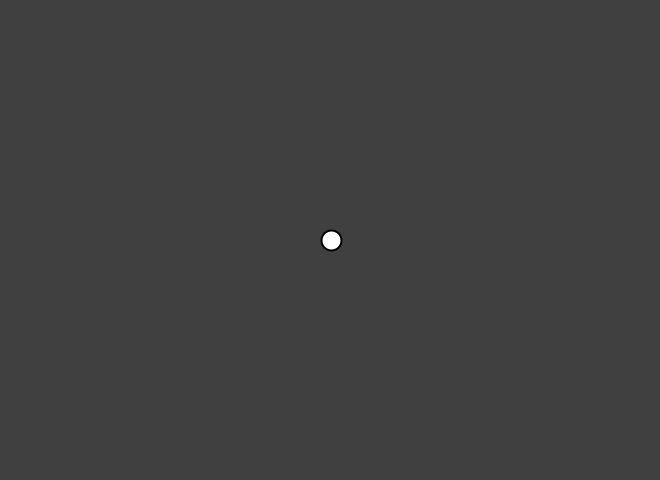
Frame 1 (no input)
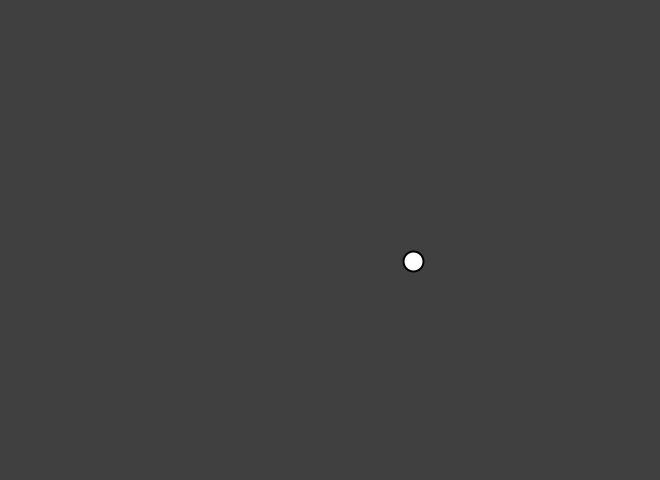
Frame 60 (the mouse pressed at the canvas centre just before this capture)
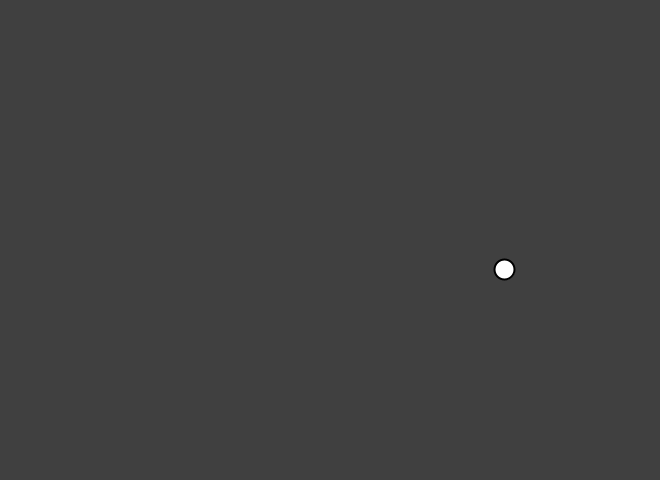
Frame 120 (the mouse held since frame 60 and released just before this capture)

The Processing sketch that drew these frames (run headless with seeded random() and noise(); from frame 60 on, the mouse is pressed at the canvas centre):

// Processing sketch: Movement
// ── Movement.pde
float speed = 1; // constant velocity
float a = 1; // constant acceleration
float tpf; // time per frame in seconds. Used for movement.
float time;

PVector posVector;
PVector velocityVector;

void setup()
{
  frameRate(144);
  size(660, 480);
  strokeWeight(2);
  
  posVector = new PVector(width/2, height/2);
  velocityVector = new PVector (random(-1, 1), random(-1, 1));
}

void draw()
{
  background(64);
  // The movement doesn't work quite right with fps changes...
  bouncyBall();
} 

public void bouncyBall()
{
  float currentTime = millis();   
  tpf = (currentTime - time) * 0.001;
  speed = speed + tpf;
  // println("speed: " + speed);
  posVector.x = posVector.x + (velocityVector.x * speed + a);
  posVector.y = posVector.y + (velocityVector.y * speed + a);
  
  //println("posVector.y: " + posVector.y);
  if (posVector.y > height) {
    velocityVector.y =  - velocityVector.y; // Reverse direction
    velocityVector.y = (velocityVector.y * 0.7f); // making the ball loose force
    
    // posVector.y does manage to get several pixed out of frame. 
    // Therefore i need to set it to be height of frame after we reverse the movement direction. 
    // Otherwise the code keeps changing direction. 
    posVector.y = height; 
  }
  else if (posVector.y < 0) {
    // reverse velocityVector
    velocityVector.y =- velocityVector.y;
    velocityVector.y = (velocityVector.y * 0.7f);
    posVector.y = 0;
  }

  if(posVector.x > width){
    // set posVector.x = 0
    posVector.x = 0;
  }
  else if (posVector.x < 0){
    // set posVector.x = width
    posVector.x = width;
  }
  
  //ToDo:
  // Fix fps based movement.
  
  //println();
  ellipse(posVector.x, posVector.y, 20, 20);
  time = currentTime;
}
